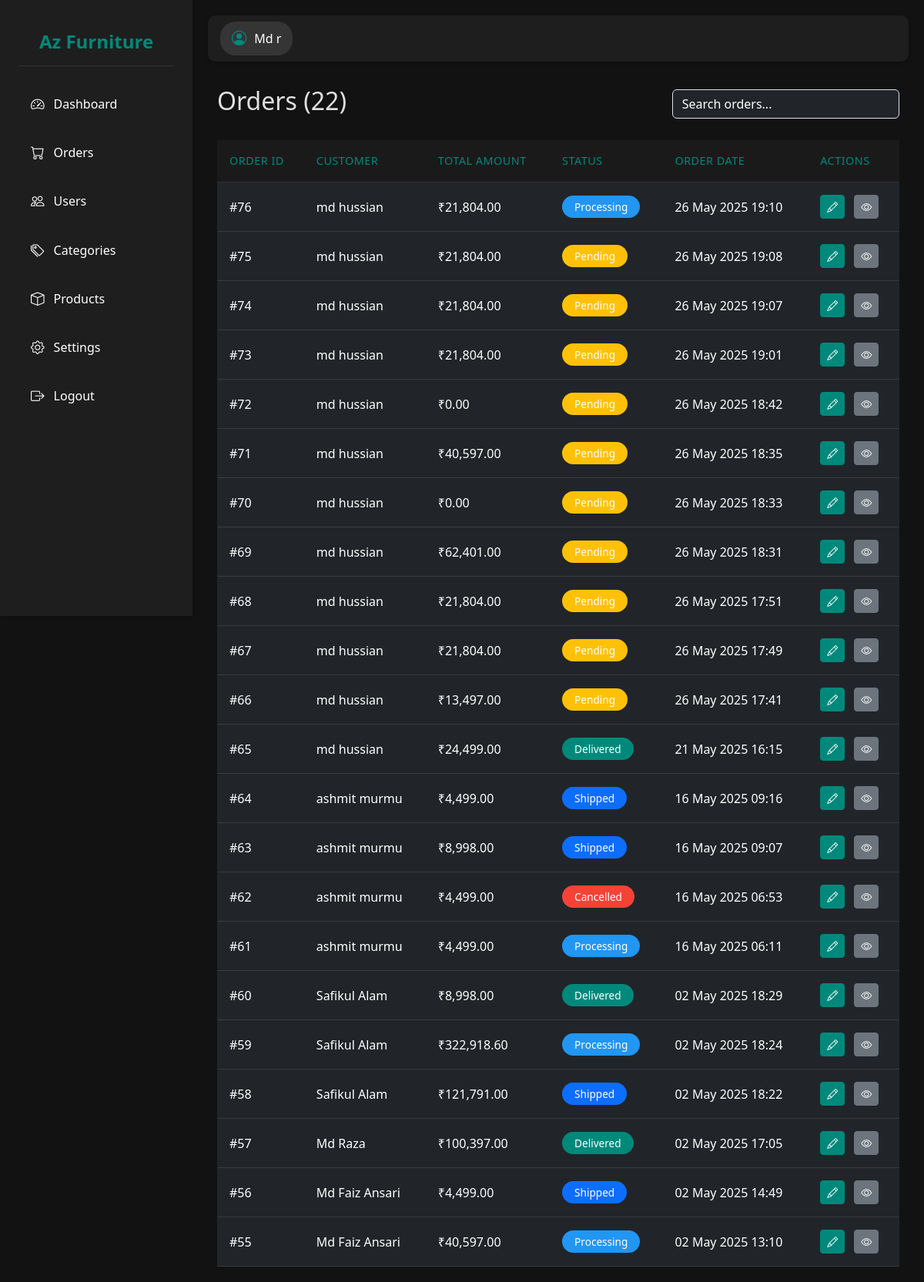
Page /Admin/orders.php (signed in) on the committed database.
### tables this page shows
CREATE TABLE `orders` (
  `id` int(11) NOT NULL,
  `user_id` bigint(20) NOT NULL,
  `full_name` varchar(100) DEFAULT NULL,
  `total_amount` decimal(10,2) NOT NULL,
  `status` enum('pending','processing','shipped','delivered','cancelled') DEFAULT 'pending',
  `payment_method` varchar(50) DEFAULT 'COD',
  `shipping_address` text DEFAULT NULL,
  `address_line1` text DEFAULT NULL,
  `address_line2` text DEFAULT NULL,
  `city` varchar(100) DEFAULT NULL,
  `state` varchar(100) DEFAULT NULL,
  `postal_code` varchar(20) DEFAULT NULL,
  `country` varchar(100) DEFAULT NULL,
  `phone_number` varchar(20) DEFAULT NULL,
  `created_at` timestamp NOT NULL DEFAULT current_timestamp(),
  `updated_at` timestamp NOT NULL DEFAULT current_timestamp() ON UPDATE current_timestamp()
);

CREATE TABLE `users` (
  `id` bigint(20) NOT NULL,
  `full_name` varchar(100) NOT NULL,
  `email` varchar(255) NOT NULL,
  `password_hash` varchar(255) NOT NULL,
  `profile_image` varchar(255) DEFAULT 'default_user_image.png',
  `phone_number` varchar(20) DEFAULT NULL,
  `address` text DEFAULT NULL,
  `city` varchar(100) DEFAULT NULL,
  `state` varchar(100) DEFAULT NULL,
  `postal_code` varchar(20) DEFAULT NULL,
  `country` varchar(100) DEFAULT 'India',
  `role` enum('user','admin') DEFAULT 'user',
  `is_email_verified` tinyint(1) DEFAULT 0,
  `is_phone_verified` tinyint(1) DEFAULT 0,
  `is_active` tinyint(1) DEFAULT 1,
  `last_login` datetime DEFAULT NULL,
  `created_at` timestamp NOT NULL DEFAULT current_timestamp(),
  `updated_at` timestamp NOT NULL DEFAULT current_timestamp() ON UPDATE current_timestamp(),
  `reset_password_token` varchar(255) DEFAULT NULL,
  `reset_password_expires` datetime DEFAULT NULL
);

### Admin/orders.php (the view, shortened to what this page needs)
<?php
require '../config/database.php';
?>
<!DOCTYPE html>
<html lang="en">
<head>
    <link href="https://cdn.jsdelivr.net/npm/bootstrap@5.3.0/dist/css/bootstrap.min.css" rel="stylesheet">
    <link href="https://cdn.jsdelivr.net/npm/bootstrap-icons@1.7.2/font/bootstrap-icons.css" rel="stylesheet">
    <link href="assets/css/admin-styles.css" rel="stylesheet">
    <link href="assets/css/components.css" rel="stylesheet">
</head>
<body>
    <?php include 'inclueds/sidebar.php'; ?>
    <?php include 'inclueds/header.php'; ?>
    <?php
    $count_query = "SELECT COUNT(*) as total FROM orders";
    $count_result = $conn->query($count_query);
    $total_orders = $count_result->fetch_assoc()['total'];
    ?>
    <div class="container-fluid">
        <div class="d-flex justify-content-between align-items-center mb-4">
            <h2>Orders (<?php echo $total_orders; ?>)</h2>
            <div class="col-md-4">
                <input type="text" id="searchInput" class="form-control bg-dark text-white search-input" placeholder="Search orders...">
            </div>
        </div>
        <div class="table-responsive">
            <table class="table table-dark table-hover">
                <thead>
                    <tr>
                        <th>Order ID</th>
                        <th>Customer</th>
                        <th>Total Amount</th>
                        <th>Status</th>
                        <th>Order Date</th>
                        <th>Actions</th>
                    </tr>
                </thead>
                <tbody>
                    <?php
                    $query = "SELECT o.*, u.full_name as customer_name
                             FROM orders o
                             JOIN users u ON o.user_id = u.id
                             ORDER BY o.created_at DESC";
                    $result = $conn->query($query);
                    while($row = $result->fetch_assoc()) {
                        $status_badge = '';
                        switch($row['status']) {
                            case 'pending':
                                $status_badge = 'bg-warning';
                                break;
                            case 'processing':
                                $status_badge = 'bg-info';
                                break;
                            case 'shipped':
                                $status_badge = 'bg-primary';
                                break;
                            case 'delivered':
                                $status_badge = 'bg-success';
                                break;
                            case 'cancelled':
                                $status_badge = 'bg-danger';
                                break;
                        }
                        echo "<tr>";
                        echo "<td>#".$row['id']."</td>";
                        echo "<td>".$row['customer_name']."</td>";
                        echo "<td>₹".number_format($row['total_amount'], 2)."</td>";
                        echo "<td><span class='badge ".$status_badge."'>".ucfirst($row['status'])."</span></td>";
                        echo "<td>".date('d M Y H:i', strtotime($row['created_at']))."</td>";
                        echo "<td>
                                <div class='dropdown'>
                                    <button class='btn btn-sm btn-info me-2' onclick='updateOrderStatus(".$row['id'].")'><i class='bi bi-pencil'></i></button>
                                    <a href='view-order.php?id=".$row['id']."' class='btn btn-sm btn-secondary'><i class='bi bi-eye'></i></a>
                                </div>
                            </td>";
                        echo "</tr>";
                    }
                    ?>
                </tbody>
            </table>
        </div>
    </div>
</body>
</html>

### Admin/assets/css/admin-styles.css (style rules this page uses)
:root { --sidebar-width: 250px; --topbar-height: 60px; --primary-color: #00897B; --hover-color: #007366; --card-bg: #1E1E1E; --text-light: #e0e0e0; }
body { background-color: #121212; color: var(--text-light); min-height: 100vh; }
.table-dark { background-color: #1a1a1a; color: var(--text-light); margin-bottom: 0; }
.table-dark thead th { background-color: #1a1a1a; border-color: rgba(255, 255, 255, 0.1); padding: 1rem; font-weight: 500; color: #00897B; text-transform: uppercase; font-size: 0.9rem; letter-spacing: 0.5px; }
.table-dark tbody td { border-color: rgba(255, 255, 255, 0.1); padding: 1rem; vertical-align: middle; }
.badge { padding: 0.5rem 1rem; border-radius: 20px; font-weight: 500; font-size: 0.85rem; }
.badge.bg-success { background-color: #00897B !important; }
.badge.bg-danger { background-color: #f44336 !important; }
.badge.bg-info { background-color: #2196F3 !important; }
.btn-info { background-color: #00897B; border-color: #00897B; color: white; }

### Admin/orders.php (style rules this page uses)
.search-input::placeholder { color: white !important; opacity: 1; }

### rows in the picture
orders: id "76", user.full_name "md hussian", total_amount "21,804.00", status "Processing", created_at "26 May 2025 19:10"
orders: id "75", user.full_name "md hussian", total_amount "21,804.00", status "Pending", created_at "26 May 2025 19:08"
orders: id "74", user.full_name "md hussian", total_amount "21,804.00", status "Pending", created_at "26 May 2025 19:07"
orders: id "73", user.full_name "md hussian", total_amount "21,804.00", status "Pending", created_at "26 May 2025 19:01"
orders: id "72", user.full_name "md hussian", total_amount "0.00", status "Pending", created_at "26 May 2025 18:42"
orders: id "71", user.full_name "md hussian", total_amount "40,597.00", status "Pending", created_at "26 May 2025 18:35"
orders: id "70", user.full_name "md hussian", total_amount "0.00", status "Pending", created_at "26 May 2025 18:33"
orders: id "69", user.full_name "md hussian", total_amount "62,401.00", status "Pending", created_at "26 May 2025 18:31"
orders: id "68", user.full_name "md hussian", total_amount "21,804.00", status "Pending", created_at "26 May 2025 17:51"
orders: id "67", user.full_name "md hussian", total_amount "21,804.00", status "Pending", created_at "26 May 2025 17:49"
orders: id "66", user.full_name "md hussian", total_amount "13,497.00", status "Pending", created_at "26 May 2025 17:41"
orders: id "65", user.full_name "md hussian", total_amount "24,499.00", status "Delivered", created_at "21 May 2025 16:15"
orders: id "64", user.full_name "ashmit murmu", total_amount "4,499.00", status "Shipped", created_at "16 May 2025 09:16"
orders: id "63", user.full_name "ashmit murmu", total_amount "8,998.00", status "Shipped", created_at "16 May 2025 09:07"
orders: id "62", user.full_name "ashmit murmu", total_amount "4,499.00", status "Cancelled", created_at "16 May 2025 06:53"
orders: id "61", user.full_name "ashmit murmu", total_amount "4,499.00", status "Processing", created_at "16 May 2025 06:11"
orders: id "60", user.full_name "Safikul Alam", total_amount "8,998.00", status "Delivered", created_at "02 May 2025 18:29"
orders: id "59", user.full_name "Safikul Alam", total_amount "322,918.60", status "Processing", created_at "02 May 2025 18:24"
orders: id "58", user.full_name "Safikul Alam", total_amount "121,791.00", status "Shipped", created_at "02 May 2025 18:22"
orders: id "57", user.full_name "Md Raza", total_amount "100,397.00", status "Delivered", created_at "02 May 2025 17:05"
orders: id "56", user.full_name "Md Faiz Ansari", total_amount "4,499.00", status "Shipped", created_at "02 May 2025 14:49"
orders: id "55", user.full_name "Md Faiz Ansari", total_amount "40,597.00", status "Processing", created_at "02 May 2025 13:10"

### other values in the picture
$admin['name'] "Md r"
$total_orders "22"
